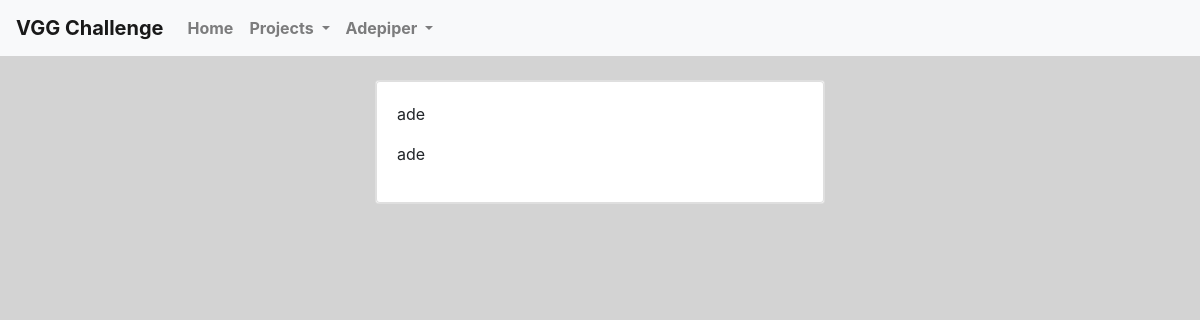
Before: /project/1/action (signed in) with the older database file.
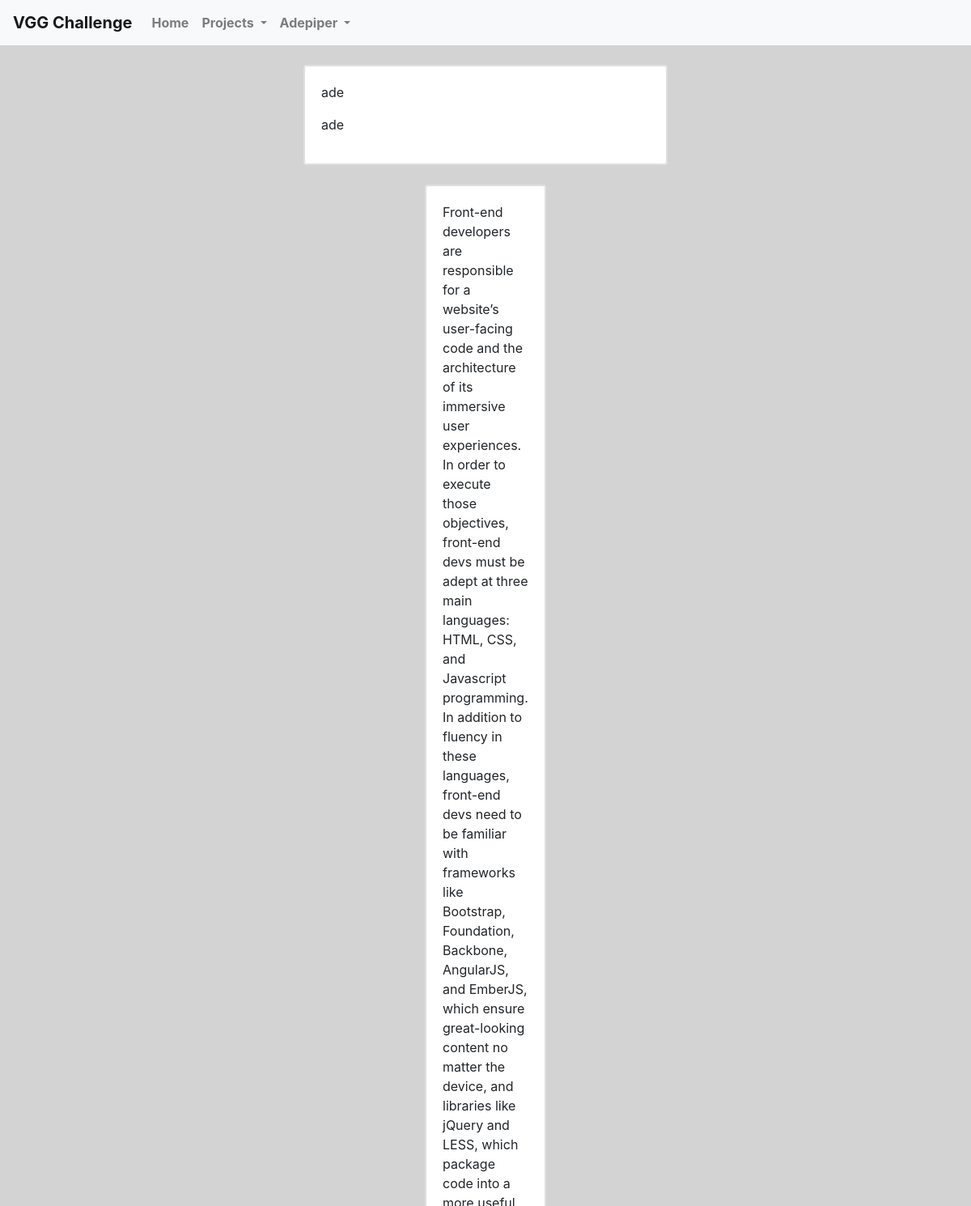
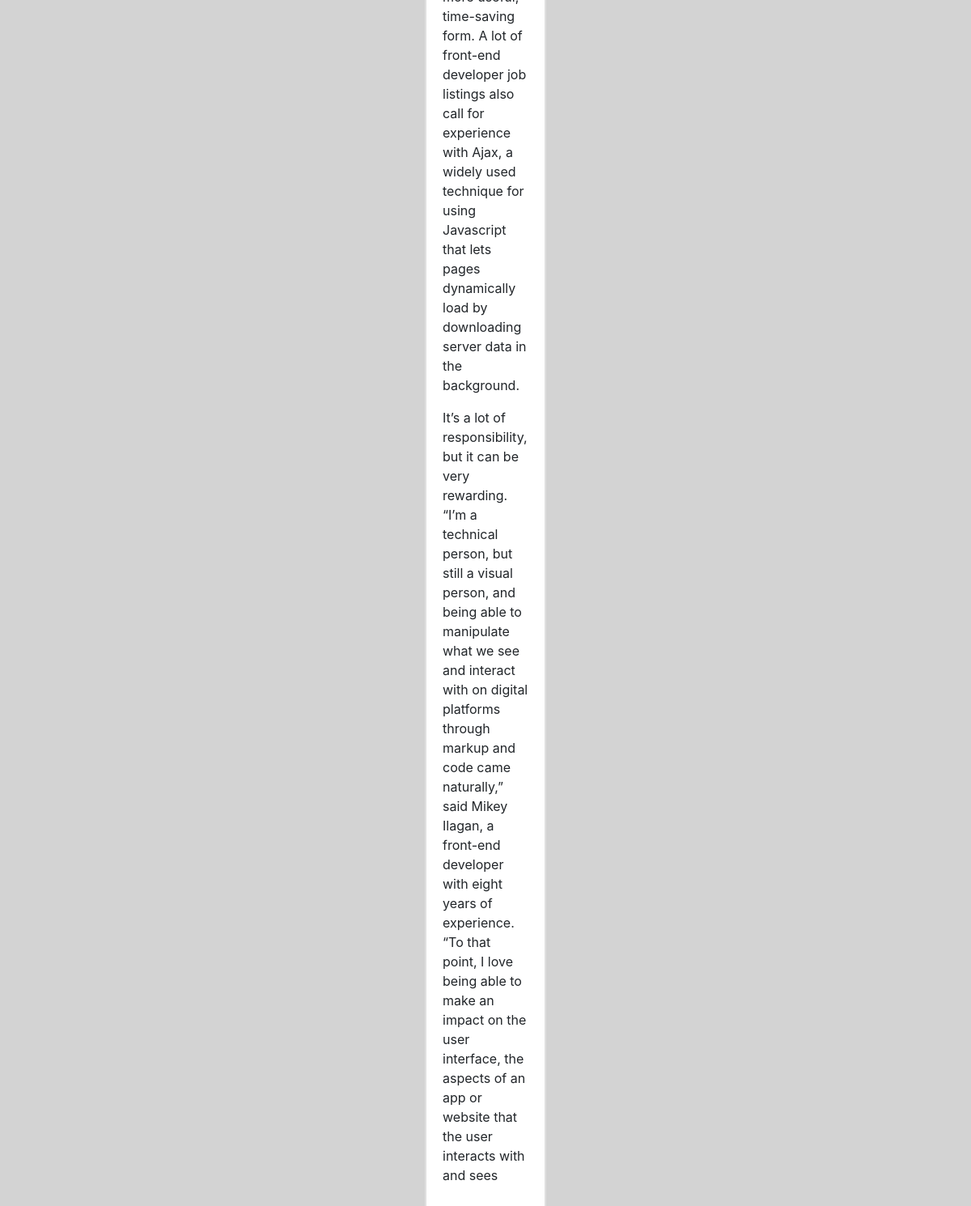
After: the same page with the newer database file (2 pictures, top to bottom).
### vgginternship/models.py (models this page shows, shortened)
class Actions (db.Model):
    id = db.Column(db.Integer, primary_key=True)
    project_id = db.Column(db.Integer, db.ForeignKey('projects.id'), nullable = False)
    description = db.Column(db.Text, nullable= False)
    note = db.Column(db.Text, nullable =False)

### vgginternship/projects/routes.py (the view)
@projects.route('/project/<int:project_id>/action')
@login_required
def specificActions(project_id):
    project = Projects.query.get_or_404(project_id)
    actions = project.actions
    return render_template('specificActions.html', actions=actions, project = project)

### vgginternship/models.py (called while the page is built)
@login_manager.user_loader
def load_user(user_id):
    return User.query.get(int(user_id))

### vgginternship/templates/specificActions.html (shortened to what this page needs)
{% extends "layout.html" %}
    {% block content %}
        {% for action in actions %}
                <div class="container">
                        <div class="card mt-4">
                                        <div class="card card-body">
                                            <p>{{action.description}}</p>
                                           <p>{{action.note}}</p>
                                        </div>
                        </div>
        {% endfor %}
    {% endblock content %}

Changed rows visible on the page:
added Actions: description "Front-end developers are responsible for a website’s user-facing code and the architecture of its immersive user experiences. In order to execute those objectives, front-end devs must be adept at three main languages: HTML, CSS, and Javascript programming. In addition to fluency in these languages, front-end devs need to be familiar with frameworks like Bootstrap, Foundation, Backbone, AngularJS, and EmberJS, which ensure great-looking content no matter the device, and libraries like jQuery and LESS, which package code into a more useful, time-saving form. A lot of front-end developer job listings also call for experience with Ajax, a widely used technique for using Javascript that lets…", note "It’s a lot of responsibility, but it can be very rewarding. “I’m a technical person, but still a visual person, and being able to manipulate what we see and interact with on digital platforms through markup and code came naturally,” said Mikey Ilagan, a front-end developer with eight years of experience. “To that point, I love being able to make an impact on the user interface, the aspects of an app or website that the user interacts with and sees"
